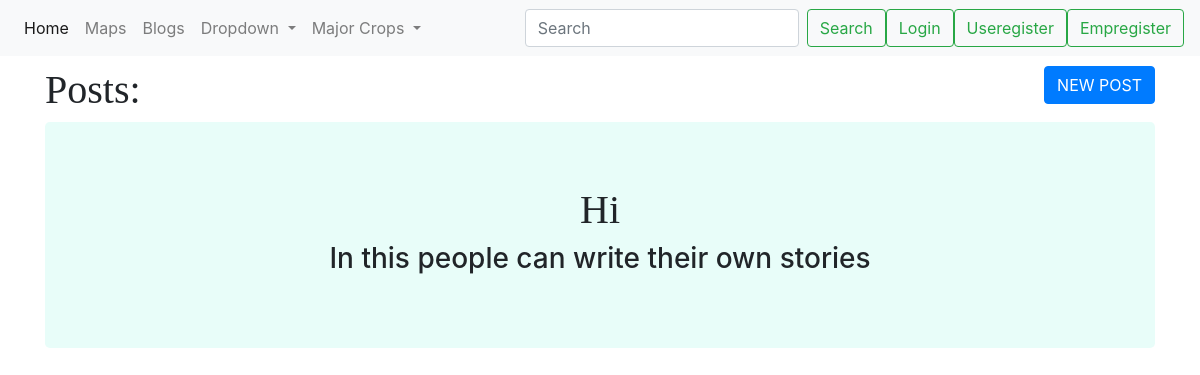
The page /landing on the database as committed earlier.
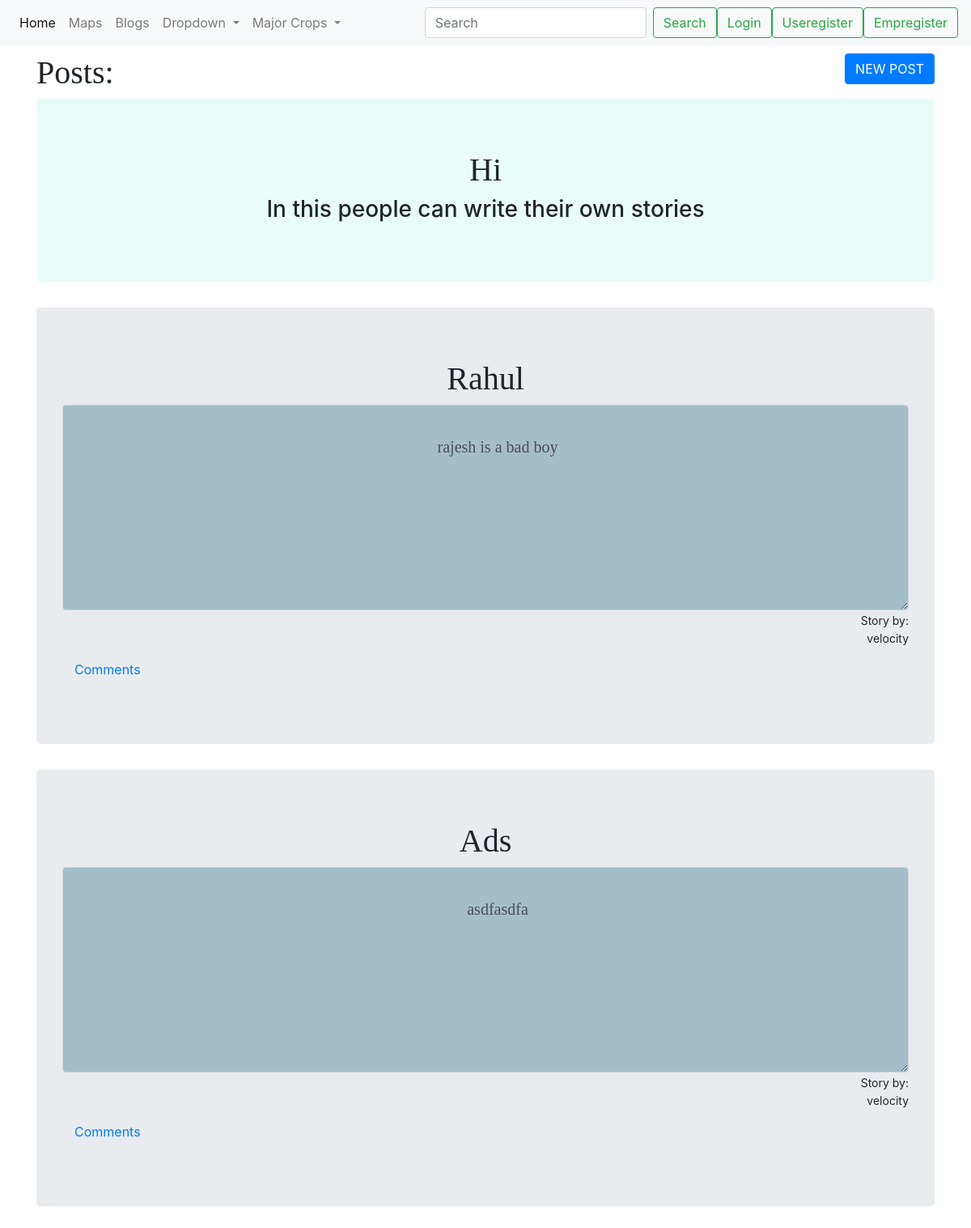
The same page on the database as committed later.
### agri/models.py (models this page shows, shortened)
class PublishUser(models.Model):
    title = models.CharField(max_length = 50)
    story = models.CharField(max_length=5000)
    author = models.CharField(max_length=100)

### agri/views.py (the view)
# urls.py: path("landing",views.landing,name="landing"),
def landing(request):
    objects = PublishUser.objects.order_by('-id')
    context ={'lists':objects}
    return render(request,'agri/landing.html',context)

### agri/templates/agri/landing.html (shortened to what this page needs)
{% extends "agri/index.html" %}
    {% block content %}
<div class="container " id='rahul' class='lit-rahul' style='margin-top: 10px;' >
  <form  method="post">
    <a href="{% url 'poster' %}"><button type="button" class='btn btn-primary' style="float:right;" name="button">NEW POST</button></a>
  </form>
  <h1>Posts:</h1>
 <div class="jumbotron" id='after' style=''>
    <h1 >Hi</h1>
    <h3>In this people can write their own stories</h3>
  </div>
</div>
   {% for item in lists %}
<div class="container" id='lit-post-ct'>
  <div class="jumbotron" id="what1">
    <h1 class='hello' id='luhar' >{{item.title}}</h1>
    <textarea name="name" readonly rows="8" cols="80" class='form-control ' id='story'>
      {{item.story}}
    </textarea>
    <div class="storyby">
        <small >Story by:<p>{{item.author}}</p></small>
    </div>
    <div class="container">
        <p>
            <a  data-toggle="collapse" href="#hellooooo{{item.id}}" role="button" aria-expanded="false" aria-controls="hellooooo{{item.id}}">
              Comments
            </a>
            </p>
      </div>
  </div>
</div>
{% endfor %}
    {% endblock %}

Rows that differ between the two databases and show on the page:
added PublishUser: title "Rahul", name "rajesh is a bad boy", author "velocity"
added PublishUser: title "Ads", name "asdfasdfa", author "velocity"
